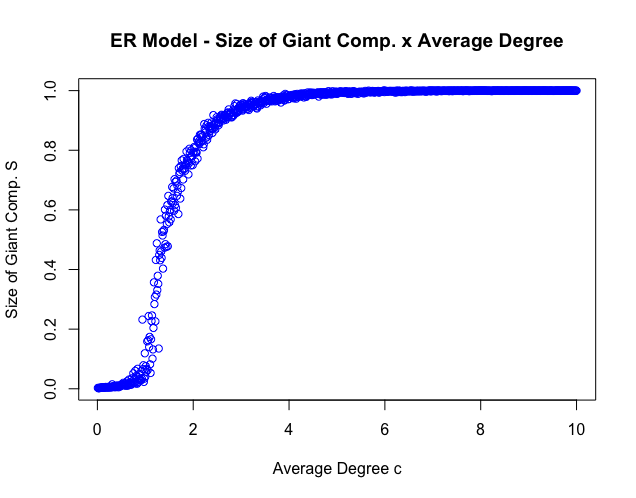

This figure's R source:
require(igraph)

#
# 2	– Modelo	ER
#
#Erdos-Renyi model
size<-rep(0,1000)
avg<-rep(0,1000)

for(i in 1:1000)
{
  g   <- erdos.renyi.game(1000, i/100000, type = "gnp")
  gc <- components(g)
  size[i]<-max(gc$csize)/sum(gc$csize)
  avg[i]<-1000*(i/100000)
}
plot(avg,size, 
     main = "ER Model - Size of Giant Comp. x Average Degree", 
     ylab='Size of Giant Comp. S',
     xlab = 'Average Degree c',
     col = 'blue')
